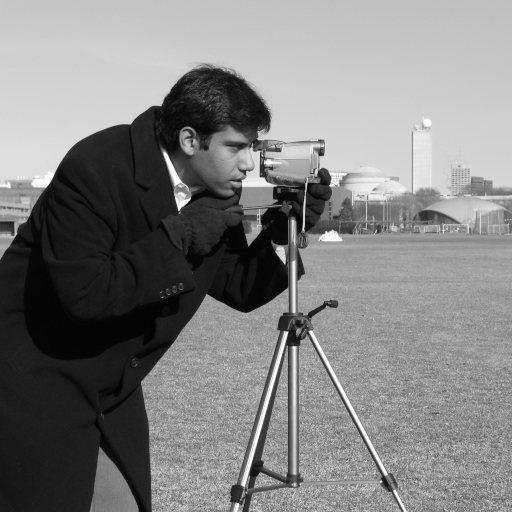
#> input picture skimage.data.camera(), 512 x 512 px
$ jupyter execute --allow-errors filter_scharr.ipynb
#> lines starting #> are read from the running program, lines starting #| are printed output that depends on the picture
### logimg/algorithms/edge_detection.py
import numpy as np

def edge_detection(image:np.ndarray,filter):
    return filter(image)

def space_edge_detection(image:np.ndarray,filter,space):
    aux_image=space.function(space.gray_tone(image))
    return space.inverse_gray_tone(space.inverse_function(filter(aux_image)))

### logimg/models/lip.py
import math
import numpy as np
import matplotlib.pyplot as plt
from .logimg import LogImage,LogSpace

class LIPImage(LogImage):
    # [41 lines left out: functions __init__, __add__, __sub__, __mul__, transform, not called in this run]

class LIPSpace(LogSpace):
    def __init__(self, M=256) -> None:
        super().__init__(M)

    # [7 lines left out: function gray_tone, not called in this run]

    def inverse_gray_tone(self,f):
        return self.gray_tone(f)

    # [59 lines left out: functions function, inverse_function, sum, sub, s_mul, show_curve, not called in this run]

### logimg/models/hlip.py
import math
import numpy as np
import matplotlib.pyplot as plt
from .logimg import LogImage,LogSpace

class HLIPImage(LogImage):
    # [37 lines left out: functions __init__, __add__, __sub__, __mul__, not called in this run]

    def transform(self)->np.ndarray:
        aux= np.array( [ [ (math.e**(2*self.image[i][j])-1)/((math.e**(2*self.image[i][j])+1)) for j in range(self.image.shape[1])] for i in range(self.image.shape[0])])
        return self.M/2*(aux+1)

class HLIPSpace(LogSpace):
    def __init__(self, M=256) -> None:
        super().__init__(M)

    # [7 lines left out: function gray_tone, not called in this run]

    def inverse_gray_tone(self,f):
        return self.M/2*(f+1)

    # [56 lines left out: functions function, inverse_function, sum, sub, mul, s_mul and 1 more, not called in this run]

### logimg/models/pslip.py
import numpy as np
import matplotlib.pyplot as plt
from .logimg import LogImage,LogSpace

class PSLIPImage(LogImage):
    # [35 lines left out: functions __init__, __add__, __sub__, __mul__, not called in this run]

    def transform(self)->np.ndarray:
        return self.M*self.image/(1+self.image)


class PSLIPSpace(LogSpace):
    def __init__(self, M=256) -> None:
        super().__init__(M)

    # [6 lines left out: function gray_tone, not called in this run]

    def inverse_gray_tone(self,f):
        return self.M*f

    def function(self, f):
        return f/(1-f)

    def inverse_function(self, f):
        return f/(1+f)

    # [47 lines left out: functions sum, sub, s_mul, show_curve, not called in this run]

### logimg/models/slip.py
import math
import numpy as np
import matplotlib.pyplot as plt
from .logimg import LogImage,LogSpace

class SLIPImage(LogImage):
    def __init__(self,image:np.ndarray,M=256) -> None:
        self.image=np.array( [ [ -M*np.sign(image[i][j])*math.log(1-abs(image[i][j])/M) for j in range(image.shape[1])] for i in range(image.shape[0])])
        self.M=M

    # [30 lines left out: functions __add__, __sub__, __mul__, not called in this run]

    def transform(self)->np.ndarray:
        return np.array( [ [ self.M*np.sign(self.image[i][j])*(1-math.e**(-abs(self.image[i][j])/self.M)) for j in range(self.image.shape[1])] for i in range(self.image.shape[0])])


class SLIPSpace(LogSpace):
    def __init__(self, M=256) -> None:
        super().__init__(M)

    # [5 lines left out: function gray_tone, not called in this run]

    def inverse_gray_tone(self,f):
        return self.gray_tone(f)

    # [29 lines left out: functions function, inverse_function, sum, not called in this run]

    def sub(self,f,g):
        return self.sum(f,self.s_mul(g,-1))

    # [32 lines left out: functions s_mul, show_curve, not called in this run]

### logimg/models/plip.py
import math
import numpy as np
import matplotlib.pyplot as plt
from .logimg import LogSpace

class PLIPSpace(LogSpace):
    def __init__(self, M=256,mu=256,gamma=256,k=256,lambd=256,beta=1) -> None:
        super().__init__(M)
        self.mu=mu
        self.gamma=gamma
        self.k=k
        self.lambd=lambd
        self.beta=beta

    # [9 lines left out: function gray_tone, not called in this run]

    def inverse_gray_tone(self,f,mu=None):
        return mu - f

    # [82 lines left out: functions function, inverse_function, sum, sub, mul, s_mul and 1 more, not called in this run]

### logimg/models/ppslip.py
from .logimg import LogSpace
import numpy as np
import matplotlib.pyplot as plt

class PPSLIPSpace(LogSpace):
    def __init__(self, M=256,gamma=256,k=256,lambd=256) -> None:
        super().__init__(M)
        self.gamma=gamma
        self.k=k
        self.lambd=lambd

    # [5 lines left out: function gray_tone, not called in this run]

    def inverse_gray_tone(self,f):
        return self.gray_tone(f)

    # [70 lines left out: functions function, inverse_function, sum, sub, mul, s_mul and 1 more, not called in this run]

### logimg/filter_scharr.ipynb
[cell 1]
import matplotlib.pyplot as plt
from skimage import io,data
from metrics.emee import emee
from metrics.contrast_pixel import contrast_img
from algorithms.edge_detection import edge_detection,space_edge_detection

a=data.camera()
#> a is the input picture: shape (512, 512); min 0, max 255, mean 129.1
b=io.imread('CXR7_IM-2263-1001.png')
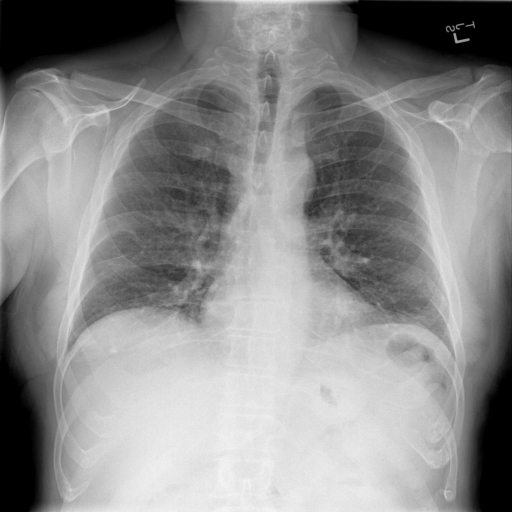
#> input picture logimg/CXR7_IM-2263-1001.png, 512 x 512 px
#> b is the input picture: shape (512, 512); min 0, max 245, mean 140.1

plt.imshow(a,cmap='gray',interpolation='nearest')
plt.show()
plt.imshow(b, cmap='gray', interpolation='nearest')
plt.show()

[cell 2]
from models.lip import LIPImage,LIPSpace
from models.hlip import HLIPImage,HLIPSpace
from models.pslip import PSLIPImage,PSLIPSpace
from models.slip import SLIPSpace
from models.plip import PLIPSpace
from models.ppslip import PPSLIPSpace

[cell 3]
import numpy as np
from skimage.filters import scharr

### Lineal

[cell 4]
la=np.array(a.tolist())

sla=edge_detection(la,scharr)
#> in edge_detection, `return filter(image)`:
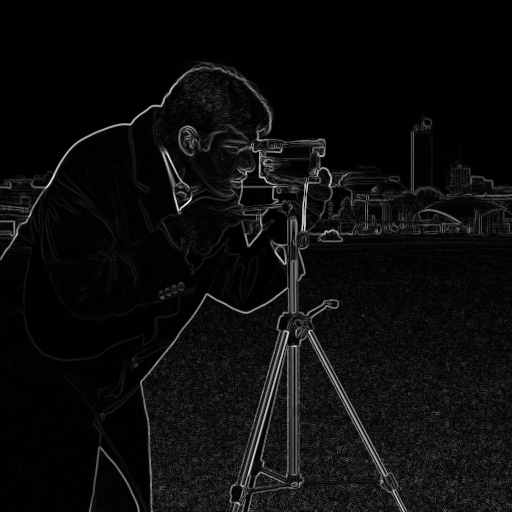
#> returned value: shape (512, 512) float64; min 0, max 1.93e-17, mean 9.77e-19; drawn with min black and max white

sla=sla*255/np.max(sla)

io.imsave('sla.png',sla)

plt.imshow(sla,cmap='gray',interpolation='nearest')
plt.show()

#> (the rest of this cell did not finish here and is left out)

### LIP

#> (a cell that did not finish here is left out)


sja=js.M-space_edge_detection(a,scharr,js)

plt.imshow(sja,cmap='gray',interpolation='nearest')
plt.show()

io.imsave('sja.png',sja)

sja=io.imread('sja.png')
print(contrast_img(sja,256,2))

sjb=js.M-space_edge_detection(b,scharr,js)

plt.imshow(sjb,cmap='gray',interpolation='nearest')
plt.show()

io.imsave('sjb.png',sjb)

sjb=io.imread('sjb.png')
print(contrast_img(sjb,256,2))

### HLIP

#> (a cell that did not finish here is left out)


sha=space_edge_detection(a,scharr,hs)

io.imsave('sha.png',sha)

sha=io.imread('sha.png')
print(contrast_img(sha,256,2))

plt.imshow(sha,cmap='gray',interpolation='nearest')
plt.show()

shb=space_edge_detection(b,scharr,hs)

plt.imshow(shb,cmap='gray',interpolation='nearest')
plt.show()

io.imsave('shb.png',shb)

shb=io.imread('shb.png')
print(contrast_img(shb,256,2))

### PSLIP

#> (a cell that did not finish here is left out)


spsa=space_edge_detection(a,scharr,pss)

io.imsave('spsa.png',spsa)

spsa=io.imread('spsa.png')
print(contrast_img(spsa,256,2))

plt.imshow(spsa,cmap='gray',interpolation='nearest')
plt.show()

spsb=space_edge_detection(b,scharr,pss)

plt.imshow(spsb,cmap='gray',interpolation='nearest')
plt.show()

io.imsave('spsb.png',spsb)

spsb=io.imread('spsb.png')
print(contrast_img(spsb,256,2))

## SLIP

#> (a cell that did not finish here is left out)


ssa=space_edge_detection(a,scharr,ss)

plt.imshow(ssa,cmap='gray',interpolation='nearest')
plt.show()

io.imsave('ssa.png',ssa)

ssa=io.imread('ssa.png')
print(contrast_img(ssa,256,2))

ssb=space_edge_detection(b,scharr,ss)

plt.imshow(ssb,cmap='gray',interpolation='nearest')
plt.show()

io.imsave('ssb.png',ssb)

ssb=io.imread('ssb.png')
print(contrast_img(ssb,256,2))

# PLIP

[cell 9]
mus=[256,400,500,800,1000,1026,4100,600,300]
#> mus = [256, 400, 500, 800, 1000, 1026, 4100, 600, 300]

#> (the rest of this cell did not finish here and is left out)


lambd=256

pa=ps.function(ps.gray_tone(a),lambd)

aux=ps.inverse_function(scharr(pa),lambd)

d_1 = 4 if pa.shape[0]%4==0 else 5
d_2 = 4 if pa.shape[1]%4==0 else 5

max_emee=-1
max_mu=-1

for mu in mus:
    max_pi_r=np.max(aux)
    if mu < max_pi_r:
        continue
    result=mu-ps.inverse_gray_tone(aux,mu)
    actual_emee=emee(result,1,d_1,d_2,0.5)
    if actual_emee > max_emee:
        max_emee=actual_emee
        max_mu=mu

spa=max_mu-ps.inverse_gray_tone(aux,max_mu)
print(max_emee)
print(max_mu)

io.imsave('spa.png',spa)
spa=io.imread('spa.png')
print(contrast_img(spa,256,2))
plt.imshow(spa,cmap='gray',interpolation='nearest')

[cell 10]
mus=[256,400,500,800,1000,1026,4100,600,300]

#> (the rest of this cell did not finish here and is left out)


lambd=256

pb=ps.function(ps.gray_tone(b),lambd)

aux=ps.inverse_function(scharr(pb),lambd)

d_1 = 4 if pb.shape[0]%4==0 else 5
d_2 = 4 if pb.shape[1]%4==0 else 5

max_emee=-1
max_mu=-1

for mu in mus:
    max_pi_r=np.max(aux)
    if mu < max_pi_r:
        continue
    result=mu-ps.inverse_gray_tone(aux,mu)
    actual_emee=emee(result,1,d_1,d_2,0.5)
    if actual_emee > max_emee:
        max_emee=actual_emee
        max_mu=mu

spb=max_mu-ps.inverse_gray_tone(aux,max_mu)
print(max_emee)
print(max_mu)

io.imsave('spb.png',spb)
spb=io.imread('spb.png')
print(contrast_img(spb,256,2))
plt.imshow(spb,cmap='gray',interpolation='nearest')

# PPSLIP

[cell 11]
lambd=256

#> (the rest of this cell did not finish here and is left out)


sppsa=ppss.inverse_function(scharr(ppss.function(a,lambd)),lambd)

io.imsave('sppsa.png',sppsa)
sppsa=io.imread('sppsa.png')
print(contrast_img(sppsa,256,2))
plt.imshow(sppsa,cmap='gray',interpolation='nearest')

[cell 12]
lambd=256

#> (the rest of this cell did not finish here and is left out)
